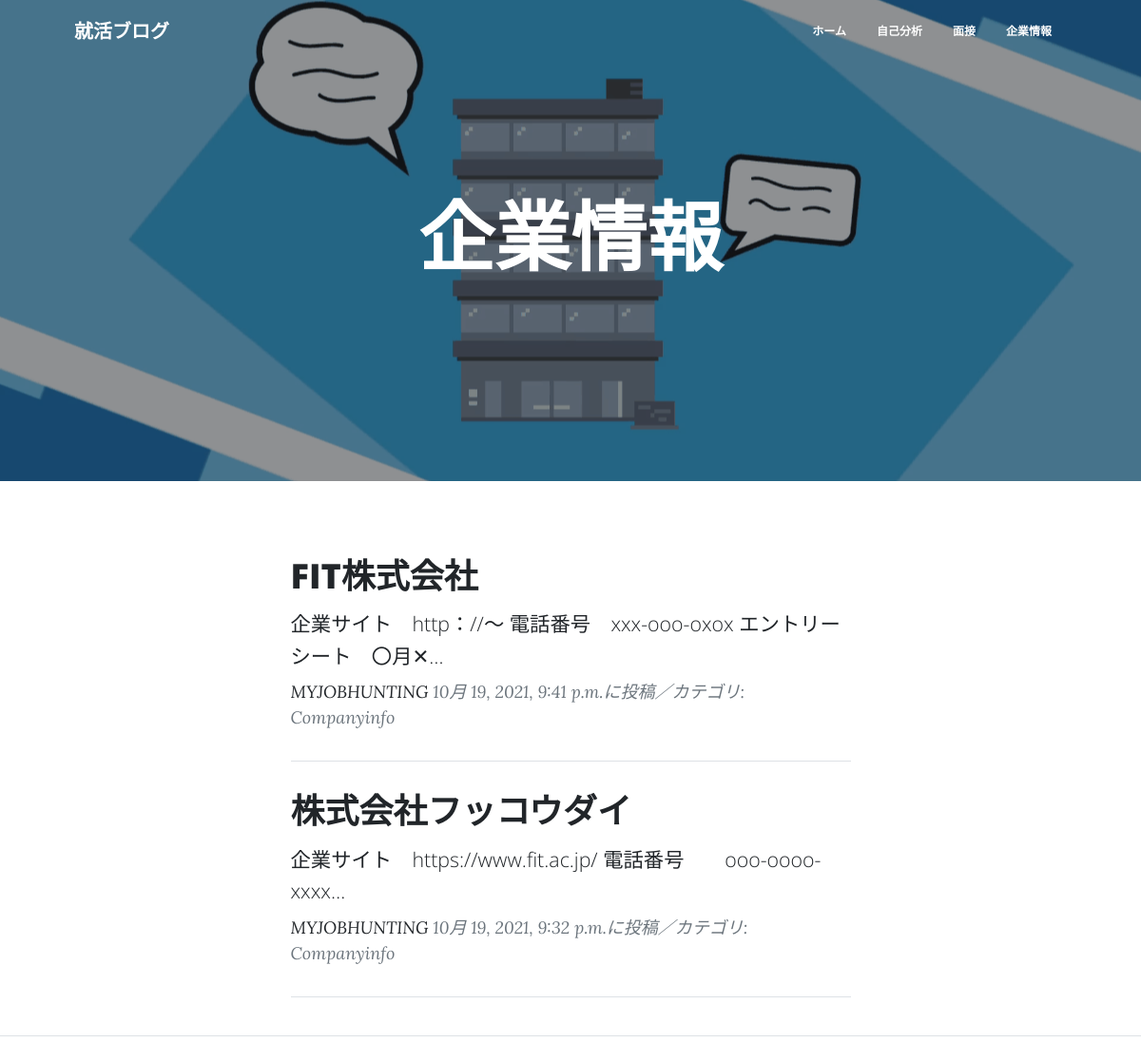
Page /Companyinfo-list/ on the committed database.
### job/models.py (models this page shows, shortened)
class BlogPost(models.Model):
    CATEGORY = (('Yourself', '自己分析のこと'), ('Interview', '面接のこと'), ('Companyinfo', '企業情報のこと'))
    title = models.CharField(
        verbose_name='タイトル', # フィールドのタイトル
        max_length=200        # 最大文字数は200
        )
    content = models.TextField(
        verbose_name='本文'   # フィールドのタイトル
        )
    posted_at = models.DateTimeField(
        verbose_name='投稿日時', # フィールドのタイトル
        auto_now_add=True       # 日時を自動追加
        )
    category = models.CharField(
        verbose_name='カテゴリ', # フィールドのタイトル
        max_length=50,        # 最大文字数は50
        choices=CATEGORY
        )

### job/views.py (the view)
class CompanyinfoView(ListView):
    template_name ='Companyinfo_list.html'
    model = BlogPost
    context_object_name = 'Companyinfo_records'
    queryset = BlogPost.objects.filter(
        category='Companyinfo').order_by('-posted_at')
    paginate_by = 3

### job/templates/Companyinfo_list.html (shortened to what this page needs)
{% extends 'base.html' %}
{% load static %}
  {% block header %}
  <header class="masthead"
          style="background-image: url({% static 'assets/img/kigyou.gif' %})">
    <div class="container position-relative px-4 px-lg-5">
      <div class="row gx-10 gx-lg-10 justify-content-center">
        <div class="col-md-10 col-lg-8 col-xl-7">
          <div class="site-heading">
            <h1>企業情報<br>
              </h1>
          </div>
        </div>
      </div>
    </div>
  </header>
  {% endblock %}
  {% block contents %}
  <div class="container px-4 px-lg-5">
    <div class="row gx-4 gx-lg-5 justify-content-center">
      <div class="col-md-10 col-lg-8 col-xl-7">
        {% for record in Companyinfo_records %}
        <div class="post-preview">
          <a href="{% url 'job:blog_detail' record.pk %}">
            <h2 class="post-title">
              {{record.title}}
            </h2>
            <h3 class="post-subtitle">
              <span style="font-size : 16pt">
                {{record.content|truncatechars:50}}
              </span>
            </h3>
          </a>
          <p class="post-meta">
            <a href="#">MYJOBHUNTING</a>
            {{record.posted_at}}に投稿／カテゴリ:
            {{record.category}}</p>
        </div>
        <hr class="my-4" />
        {% endfor %}
      </div>
    </div>
  </div>
  <hr>
  {% endblock %}

### rows in the picture
BlogPost: title "FIT株式会社", content "企業サイト http：//～ 電話番号 xxx-ooo-oxox エントリーシート 〇月✕…", posted_at "10月 19, 2021, 9:41 p.m.", category "Companyinfo"
BlogPost: title "株式会社フッコウダイ", content "企業サイト https://www.fit.ac.jp/ 電話番号 ooo-oooo-xxxx…", posted_at "10月 19, 2021, 9:32 p.m.", category "Companyinfo"
